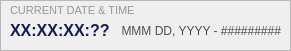
   <widget class="QFrame" name="demo_frameDateTime">
    <property name="geometry">
     <rect>
      <x>690</x>
      <y>10</y>
      <width>291</width>
      <height>51</height>
     </rect>
    </property>
    <property name="styleSheet">
     <string notr="true">#demo_frameDateTime {
  background-color: #fcfcfc;
  border-radius: 8px; /* Adjust the pixel value to control the roundness */
}</string>
    </property>
    <property name="frameShape">
     <enum>QFrame::Shape::StyledPanel</enum>
    </property>
    <property name="frameShadow">
     <enum>QFrame::Shadow::Raised</enum>
    </property>
    <widget class="QLabel" name="label_total_indppl_3">
     <property name="geometry">
      <rect>
       <x>20</x>
       <y>100</y>
       <width>231</width>
       <height>21</height>
      </rect>
     </property>
     <property name="font">
      <font>
       <family>Arial</family>
       <pointsize>11</pointsize>
       <bold>true</bold>
      </font>
     </property>
     <property name="styleSheet">
      <string notr="true">#label_total_indppl {
	background-color: transparent;
	color: #4f4f4f;
}
</string>
     </property>
     <property name="text">
      <string/>
     </property>
     <property name="alignment">
      <set>Qt::AlignmentFlag::AlignLeading|Qt::AlignmentFlag::AlignLeft|Qt::AlignmentFlag::AlignVCenter</set>
     </property>
    </widget>
    <widget class="QLabel" name="label_datetime">
     <property name="geometry">
      <rect>
       <x>10</x>
       <y>1</y>
       <width>161</width>
       <height>20</height>
      </rect>
     </property>
     <property name="font">
      <font>
       <family>Arial</family>
       <pointsize>8</pointsize>
      </font>
     </property>
     <property name="styleSheet">
      <string notr="true">#label_datetime{
	color: #969696;
}</string>
     </property>
     <property name="text">
      <string>&lt;html&gt;&lt;head/&gt;&lt;body&gt;&lt;p&gt;CURRENT DATE &amp;amp; TIME&lt;/p&gt;&lt;/body&gt;&lt;/html&gt;</string>
     </property>
     <property name="alignment">
      <set>Qt::AlignmentFlag::AlignLeading|Qt::AlignmentFlag::AlignLeft|Qt::AlignmentFlag::AlignVCenter</set>
     </property>
    </widget>
    <widget class="QLabel" name="text_time">
     <property name="geometry">
      <rect>
       <x>10</x>
       <y>20</y>
       <width>111</width>
       <height>21</height>
      </rect>
     </property>
     <property name="font">
      <font>
       <family>Arial</family>
       <pointsize>12</pointsize>
       <bold>true</bold>
      </font>
     </property>
     <property name="styleSheet">
      <string notr="true">#text_time {
	background-color: transparent;
	color: #141c52;
}
</string>
     </property>
     <property name="text">
      <string>XX:XX:XX:??</string>
     </property>
     <property name="alignment">
      <set>Qt::AlignmentFlag::AlignLeading|Qt::AlignmentFlag::AlignLeft|Qt::AlignmentFlag::AlignVCenter</set>
     </property>
    </widget>
    <widget class="QLabel" name="text_date">
     <property name="geometry">
      <rect>
       <x>120</x>
       <y>20</y>
       <width>161</width>
       <height>21</height>
      </rect>
     </property>
     <property name="font">
      <font>
       <family>Arial</family>
       <pointsize>9</pointsize>
       <bold>false</bold>
      </font>
     </property>
     <property name="styleSheet">
      <string notr="true">#text_date {
	background-color: transparent;
	color: #4f4f4f;
}
</string>
     </property>
     <property name="text">
      <string>MMM DD, YYYY - #########</string>
     </property>
     <property name="alignment">
      <set>Qt::AlignmentFlag::AlignRight|Qt::AlignmentFlag::AlignTrailing|Qt::AlignmentFlag::AlignVCenter</set>
     </property>
    </widget>
   </widget>
